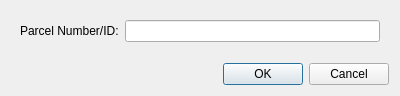
<?xml version="1.0" encoding="UTF-8"?>
<ui version="4.0">
 <class>GoToParcelDialog</class>
 <widget class="QDialog" name="GoToParcelDialog">
  <property name="geometry">
   <rect>
    <x>0</x>
    <y>0</y>
    <width>400</width>
    <height>96</height>
   </rect>
  </property>
  <property name="windowTitle">
   <string>Go To Parcel</string>
  </property>
  <layout class="QVBoxLayout" name="verticalLayout">
   <item>
    <widget class="QWidget" name="widget" native="true">
     <layout class="QFormLayout" name="formLayout">
      <item row="0" column="0">
       <widget class="QLabel" name="resetCodeLabel">
        <property name="text">
         <string>Parcel Number/ID:</string>
        </property>
       </widget>
      </item>
      <item row="0" column="1">
       <widget class="QLineEdit" name="parcelNumberLineEdit"/>
      </item>
     </layout>
    </widget>
   </item>
   <item>
    <widget class="QDialogButtonBox" name="buttonBox">
     <property name="orientation">
      <enum>Qt::Horizontal</enum>
     </property>
     <property name="standardButtons">
      <set>QDialogButtonBox::Cancel|QDialogButtonBox::Ok</set>
     </property>
    </widget>
   </item>
  </layout>
 </widget>
 <resources/>
 <connections>
  <connection>
   <sender>buttonBox</sender>
   <signal>accepted()</signal>
   <receiver>GoToParcelDialog</receiver>
   <slot>accept()</slot>
   <hints>
    <hint type="sourcelabel">
     <x>248</x>
     <y>254</y>
    </hint>
    <hint type="destinationlabel">
     <x>157</x>
     <y>274</y>
    </hint>
   </hints>
  </connection>
  <connection>
   <sender>buttonBox</sender>
   <signal>rejected()</signal>
   <receiver>GoToParcelDialog</receiver>
   <slot>reject()</slot>
   <hints>
    <hint type="sourcelabel">
     <x>316</x>
     <y>260</y>
    </hint>
    <hint type="destinationlabel">
     <x>286</x>
     <y>274</y>
    </hint>
   </hints>
  </connection>
 </connections>
</ui>
